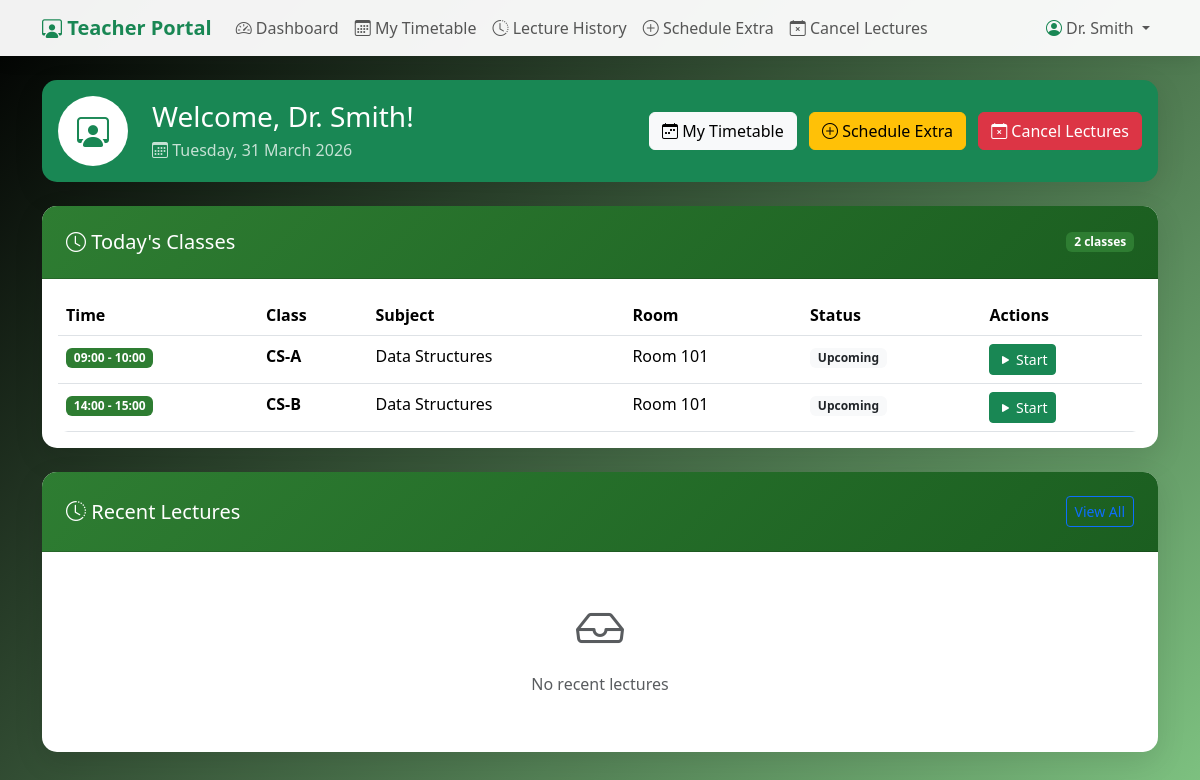
/teacher/dashboard/ (signed in), run on the app's committed database.
### core/models.py (models this page shows, shortened)
class Teacher(models.Model):
    user = models.OneToOneField(User, on_delete=models.CASCADE, related_name='teacher_profile', null=True, blank=True)
    name = models.CharField(max_length=100)
    email = models.EmailField(blank=True)
    class Meta:
        ordering = ['name']

class Timetable(models.Model):
    DAYS_OF_WEEK = [
        (0, 'Monday'),
        (1, 'Tuesday'),
        (2, 'Wednesday'),
        (3, 'Thursday'),
        (4, 'Friday'),
        (5, 'Saturday'),
        (6, 'Sunday'),
    ]
    room = models.ForeignKey(Room, on_delete=models.CASCADE, related_name='timetable_entries', null=True, blank=True)
    classroom = models.ForeignKey(Classroom, on_delete=models.CASCADE, related_name='timetable_entries')
    subject = models.ForeignKey(Subject, on_delete=models.CASCADE, related_name='timetable_entries')
    teacher = models.ForeignKey(Teacher, on_delete=models.CASCADE, related_name='timetable_entries')
    day_of_week = models.IntegerField(choices=DAYS_OF_WEEK)
    start_time = models.TimeField()
    end_time = models.TimeField()
    is_recurring = models.BooleanField(default=True, help_text="False for extra/one-time lectures")
    extra_date = models.DateField(null=True, blank=True, help_text="Specific date for non-recurring lectures")
    class Meta:
        ordering = ['day_of_week', 'start_time']
        unique_together = ['room', 'day_of_week', 'start_time']

class Classroom(models.Model):
    name = models.CharField(max_length=50, unique=True)  # e.g., "CS-A", "IT-B"
    description = models.TextField(blank=True)
    def __str__(self):
        return self.name
    class Meta:
        ordering = ['name']

class Subject(models.Model):
    name = models.CharField(max_length=100)
    code = models.CharField(max_length=20, unique=True)  # e.g., "CS101"
    class Meta:
        ordering = ['code']

class Room(models.Model):
    name = models.CharField(max_length=50, unique=True)  # e.g., "Room 101", "Lab 1"
    description = models.TextField(blank=True)
    camera_index = models.IntegerField(default=0, help_text="Camera index for cv2.VideoCapture (0 for default)")
    def __str__(self):
        return self.name
    class Meta:
        ordering = ['name']

### core/views.py (the view)
# urls.py: path('teacher/dashboard/', views.teacher_dashboard, name='teacher_dashboard'),
@login_required
def teacher_dashboard(request):
    teacher = get_teacher_or_redirect(request)
    if not teacher:
        messages.error(request, "You don't have a teacher profile.")
        logout(request)
        return redirect('teacher_login')
    today = timezone.now().date()
    tomorrow = today + timedelta(days=1)
    current_time = timezone.now().time()
    day_of_week = today.weekday()
    tomorrow_day_of_week = tomorrow.weekday()
    from django.db.models import Q
    todays_recurring = Timetable.objects.filter(
        teacher=teacher,
        day_of_week=day_of_week,
        is_recurring=True
    ).exclude(cancellations__date=today)
    todays_extras = Timetable.objects.filter(
        teacher=teacher,
        is_recurring=False,
        extra_date=today
    )
    todays_schedule = (todays_recurring | todays_extras).order_by('start_time')
    schedule_with_status = []
    for entry in todays_schedule:
        lecture = Lecture.objects.filter(timetable=entry, date=today).first()
        is_current = entry.start_time <= current_time <= entry.end_time
        is_past = entry.end_time < current_time
        schedule_with_status.append({
            'timetable': entry,
            'lecture': lecture,
            'is_current': is_current,
            'is_past': is_past,
            'can_start': not lecture and (is_current or not is_past),
            'can_manage': lecture is not None,
            'is_extra': not entry.is_recurring,
        })
    tomorrows_recurring = Timetable.objects.filter(
        teacher=teacher,
        day_of_week=tomorrow_day_of_week,
        is_recurring=True
    ).exclude(cancellations__date=tomorrow)
    tomorrows_extras = Timetable.objects.filter(
        teacher=teacher,
        is_recurring=False,
        extra_date=tomorrow
    )
    tomorrows_schedule = (tomorrows_recurring | tomorrows_extras).order_by('start_time')
    cancelled_today = CancelledLecture.objects.filter(
        timetable__teacher=teacher,
        date=today
    ).select_related('timetable', 'timetable__subject', 'timetable__classroom')
    recent_lectures = Lecture.objects.filter(
        timetable__teacher=teacher,
        date__gte=today - timedelta(days=7)
    ).order_by('-date', '-started_at')[:10]
    all_timetable = Timetable.objects.filter(teacher=teacher, is_recurring=True).order_by('day_of_week', 'start_time')
    context = {
        'teacher': teacher,
        'todays_schedule': schedule_with_status,
        'tomorrows_schedule': tomorrows_schedule,
        'cancelled_today': cancelled_today,
        'recent_lectures': recent_lectures,
        'all_timetable': all_timetable,
        'today': today,
        'tomorrow': tomorrow,
        'current_time': current_time,
    }
    return render(request, 'core/teacher/dashboard.html', context)

### templates/core/teacher/dashboard.html (shortened to what this page needs)
{% extends 'base.html' %}
{% block content %}
<div class="row mb-4">
    <div class="col-12">
        <div class="card bg-success text-white">
            <div class="card-body">
                <div class="row align-items-center">
                    <div class="col-auto">
                        <div class="rounded-circle bg-white d-flex align-items-center justify-content-center"
                             style="width: 70px; height: 70px;">
                            <i class="bi bi-person-workspace text-success" style="font-size: 2rem;"></i>
                        </div>
                    </div>
                    <div class="col">
                        <h3 class="mb-1">Welcome, {{ teacher.name }}!</h3>
                        <p class="mb-0 opacity-75">
                            <i class="bi bi-calendar3"></i> {{ today|date:"l, d F Y" }}
                        </p>
                    </div>
                    <div class="col-auto">
                        <a href="{% url 'teacher_timetable' %}" class="btn btn-light me-2">
                            <i class="bi bi-calendar-week"></i> My Timetable
                        </a>
                        <a href="{% url 'teacher_schedule_extra' %}" class="btn btn-warning me-2">
                            <i class="bi bi-plus-circle"></i> Schedule Extra
                        </a>
                        <a href="{% url 'teacher_cancel_lectures' %}" class="btn btn-danger">
                            <i class="bi bi-calendar-x"></i> Cancel Lectures
                        </a>
                    </div>
                </div>
            </div>
        </div>
    </div>
</div>
<div class="row mb-4">
    <div class="col-12">
        <div class="card">
            <div class="card-header d-flex justify-content-between align-items-center">
                <h5 class="mb-0"><i class="bi bi-clock"></i> Today's Classes</h5>
                <span class="badge bg-primary">{{ todays_schedule|length }} classes</span>
            </div>
            <div class="card-body">
                {% if todays_schedule %}
                <div class="table-responsive">
                    <table class="table table-hover mb-0">
                        <thead>
                            <tr>
                                <th>Time</th>
                                <th>Class</th>
                                <th>Subject</th>
                                <th>Room</th>
                                <th>Status</th>
                                <th>Actions</th>
                            </tr>
                        </thead>
                        <tbody>
                            {% for item in todays_schedule %}
                            <tr class="{% if item.is_current %}table-warning{% elif item.is_past %}table-light{% endif %}">
                                <td>
                                    <span class="badge {% if item.is_current %}bg-warning text-dark{% elif item.is_past %}bg-secondary{% else %}bg-primary{% endif %}">
                                        {{ item.timetable.start_time|time:"H:i" }} - {{ item.timetable.end_time|time:"H:i" }}
                                    </span>
                                </td>
                                <td><strong>{{ item.timetable.classroom }}</strong></td>
                                <td>{{ item.timetable.subject.name }}</td>
                                <td>{{ item.timetable.room }}</td>
                                <td>
                                    {% if item.lecture %}
                                        {% if item.lecture.status == 'active' %}
                                        <span class="badge bg-success"><i class="bi bi-broadcast"></i> Active</span>
                                        {% elif item.lecture.status == 'completed' %}
                                        <span class="badge bg-secondary"><i class="bi bi-check-circle"></i> Completed</span>
                                        {% else %}
                                        <span class="badge bg-info">{{ item.lecture.status|title }}</span>
                                        {% endif %}
                                    {% else %}
                                        {% if item.is_past %}
                                        <span class="badge bg-light text-dark">Not Started</span>
                                        {% elif item.is_current %}
                                        <span class="badge bg-warning text-dark">Ready</span>
                                        {% else %}
                                        <span class="badge bg-light text-dark">Upcoming</span>
                                        {% endif %}
                                    {% endif %}
                                </td>
                                <td>
                                    {% if item.can_start and not item.lecture %}
                                    <a href="{% url 'teacher_start_lecture' item.timetable.id %}"
                                       class="btn btn-sm btn-success">
                                        <i class="bi bi-play-fill"></i> Start
                                    </a>
                                    {% else %}
                                    <span class="text-muted">-</span>
                                    {% endif %}
                                </td>
                            </tr>
                            {% endfor %}
                        </tbody>
                    </table>
                </div>
                {% else %}
                <div class="text-center py-5">
                    <i class="bi bi-calendar-x text-muted" style="font-size: 4rem;"></i>
                    <h5 class="text-muted mt-3">No classes scheduled today</h5>
                    <p class="text-muted">Enjoy your day off!</p>
                </div>
                {% endif %}
            </div>
        </div>
    </div>
</div>
<div class="row mb-4">
    <div class="col-12">
        <div class="card">
            <div class="card-header d-flex justify-content-between align-items-center">
                <h5 class="mb-0"><i class="bi bi-clock-history"></i> Recent Lectures</h5>
                <a href="{% url 'teacher_lecture_history' %}" class="btn btn-sm btn-outline-primary">
                    View All
                </a>
            </div>
            <div class="card-body">
                {% if recent_lectures %}
                <div class="table-responsive">
                    <table class="table table-hover mb-0">
                        <thead>
                            <tr>
                                <th>Date</th>
                                <th>Class</th>
                                <th>Subject</th>
                                <th>Status</th>
                                <th>Attendance</th>
                                <th>Actions</th>
                            </tr>
                        </thead>
                        <tbody>
                            {% for lecture in recent_lectures %}
                            <tr>
                                <td>{{ lecture.date|date:"d M Y" }}</td>
                                <td><strong>{{ lecture.timetable.classroom }}</strong></td>
                                <td>{{ lecture.timetable.subject.name }}</td>
                                <td>
                                    <span class="badge bg-{% if lecture.status == 'completed' %}secondary{% elif lecture.status == 'active' %}success{% else %}info{% endif %}">
                                        {{ lecture.status|title }}
                                    </span>
                                </td>
                                <td>
                                    {% if lecture.attendance_records.exists %}
                                    <span class="text-success">{{ lecture.present_count }}</span>/<span class="text-muted">{{ lecture.total_students }}</span>
                                    {% else %}
                                    -
                                    {% endif %}
                                </td>
                                <td>
                                    <a href="{% url 'teacher_manage_attendance' lecture.id %}"
                                       class="btn btn-sm btn-outline-primary">
                                        <i class="bi bi-pencil"></i> Edit
                                    </a>
                                </td>
                            </tr>
                            {% endfor %}
                        </tbody>
                    </table>
                </div>
                {% else %}
                <div class="text-center py-4">
                    <i class="bi bi-inbox text-muted" style="font-size: 3rem;"></i>
                    <p class="text-muted mt-2">No recent lectures</p>
                </div>
                {% endif %}
            </div>
        </div>
    </div>
</div>
{% endblock %}

### templates/base.html (shortened to what this page needs)
<!DOCTYPE html>
<html lang="en">
<head>
    <link href="https://cdn.jsdelivr.net/npm/bootstrap@5.3.2/dist/css/bootstrap.min.css" rel="stylesheet">
    <link rel="stylesheet" href="https://cdn.jsdelivr.net/npm/bootstrap-icons@1.11.1/font/bootstrap-icons.css">
</head>
<body>
    {% if user.is_authenticated %}
    <nav class="navbar navbar-expand-lg navbar-light bg-light mb-4">
        <div class="container">
            {% if user.teacher_profile %}
            <a class="navbar-brand fw-bold text-success" href="{% url 'teacher_dashboard' %}">
                <i class="bi bi-person-workspace"></i> Teacher Portal
            </a>
            <div class="collapse navbar-collapse" id="navbarNav">
                <ul class="navbar-nav me-auto">
                    <li class="nav-item">
                        <a class="nav-link" href="{% url 'teacher_dashboard' %}"><i class="bi bi-speedometer2"></i> Dashboard</a>
                    </li>
                    <li class="nav-item">
                        <a class="nav-link" href="{% url 'teacher_timetable' %}"><i class="bi bi-calendar3"></i> My Timetable</a>
                    </li>
                    <li class="nav-item">
                        <a class="nav-link" href="{% url 'teacher_lecture_history' %}"><i class="bi bi-clock-history"></i> Lecture History</a>
                    </li>
                    <li class="nav-item">
                        <a class="nav-link" href="{% url 'teacher_schedule_extra' %}"><i class="bi bi-plus-circle"></i> Schedule Extra</a>
                    </li>
                    <li class="nav-item">
                        <a class="nav-link" href="{% url 'teacher_cancel_lectures' %}"><i class="bi bi-calendar-x"></i> Cancel Lectures</a>
                    </li>
                </ul>
                <ul class="navbar-nav">
                    <li class="nav-item dropdown">
                        <a class="nav-link dropdown-toggle" href="#" id="navbarDropdown" role="button" data-bs-toggle="dropdown">
                            <i class="bi bi-person-circle text-success"></i> {{ user.teacher_profile.name }}
                        </a>
                    </li>
                </ul>
            </div>
            {% endif %}
        </div>
    </nav>
    {% endif %}
    <div class="container">
        {% block content %}{% endblock %}
    </div>
</body>
</html>

### data on the page
Teacher: name "Dr. Smith"
Timetable: timetable.start_time "09:00", timetable.end_time "10:00", timetable.classroom "CS-A", timetable.subject.name "Data Structures", timetable.room "Room 101"
Timetable: timetable.start_time "14:00", timetable.end_time "15:00", timetable.classroom "CS-B", timetable.subject.name "Data Structures", timetable.room "Room 101"

### other printed values
{{ user.teacher_profile.name }} "Dr. Smith"
{{ todays_schedule|length }} "2"
